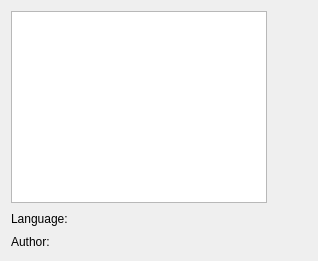
       <widget class="QWidget" name="pageLanguage">
        <layout class="QVBoxLayout" name="verticalLayout_8">
         <item>
          <layout class="QHBoxLayout" name="horizontalLayout_3">
           <item>
            <widget class="QListWidget" name="listSelectLanguage">
             <property name="selectionBehavior">
              <enum>QAbstractItemView::SelectRows</enum>
             </property>
            </widget>
           </item>
           <item>
            <spacer name="horizontalSpacer">
             <property name="orientation">
              <enum>Qt::Horizontal</enum>
             </property>
             <property name="sizeHint" stdset="0">
              <size>
               <width>40</width>
               <height>20</height>
              </size>
             </property>
            </spacer>
           </item>
          </layout>
         </item>
         <item>
          <layout class="QGridLayout" name="gridLayout">
           <item row="0" column="0">
            <widget class="QLabel" name="label_7">
             <property name="text">
              <string>Language:</string>
             </property>
            </widget>
           </item>
           <item row="1" column="0">
            <widget class="QLabel" name="label_8">
             <property name="text">
              <string>Author:</string>
             </property>
            </widget>
           </item>
           <item row="0" column="1">
            <widget class="QLabel" name="labelLang">
             <property name="text">
              <string/>
             </property>
            </widget>
           </item>
           <item row="1" column="1">
            <widget class="QLabel" name="labelAuthor">
             <property name="text">
              <string/>
             </property>
            </widget>
           </item>
           <item row="0" column="2">
            <spacer name="horizontalSpacer_2">
             <property name="orientation">
              <enum>Qt::Horizontal</enum>
             </property>
             <property name="sizeHint" stdset="0">
              <size>
               <width>40</width>
               <height>20</height>
              </size>
             </property>
            </spacer>
           </item>
          </layout>
         </item>
         <item>
          <spacer name="verticalSpacer_2">
           <property name="orientation">
            <enum>Qt::Vertical</enum>
           </property>
           <property name="sizeHint" stdset="0">
            <size>
             <width>1</width>
             <height>1</height>
            </size>
           </property>
          </spacer>
         </item>
        </layout>
       </widget>
